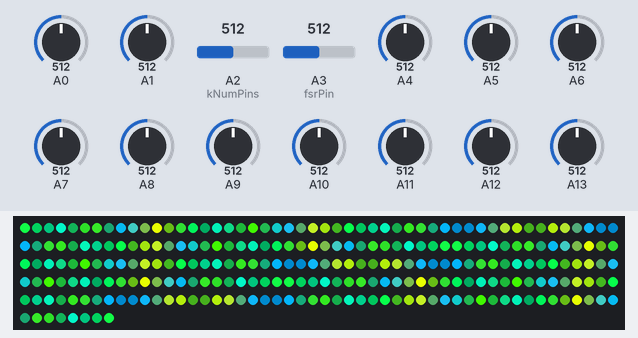
Recording of a sketch running on a simulated Arduino Uno, built for the host (arithmetic inside an expression is 32-bit, double 64-bit). Shown: 258 RGB LEDs in strip order, left to right, continuing on the next row. The inputs (shaded band) are chosen by the test bench; at power-on: A1 = 512, A0 = 512, A3 (fsrPin) = 512, A2 (kNumPins) = 512, A4 = 512, A5 = 512, A6 = 512, A7 = 512, A8 = 512, A9 = 512, A10 = 512, A11 = 512, A12 = 512, A13 = 512. What the sketch prints to the serial monitor is not drawn.

Above: at 0.48 s.
At 1.2 s:
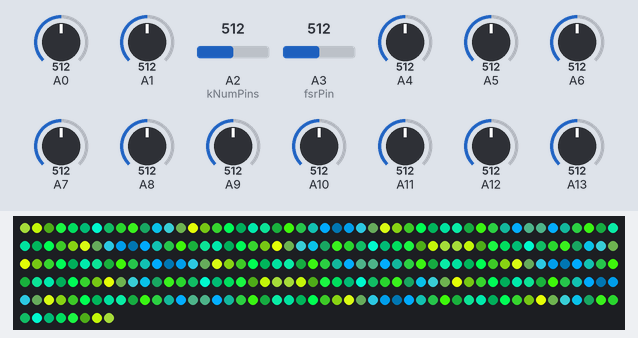
1.3 s: A1 set to 240
At 2.94 s:
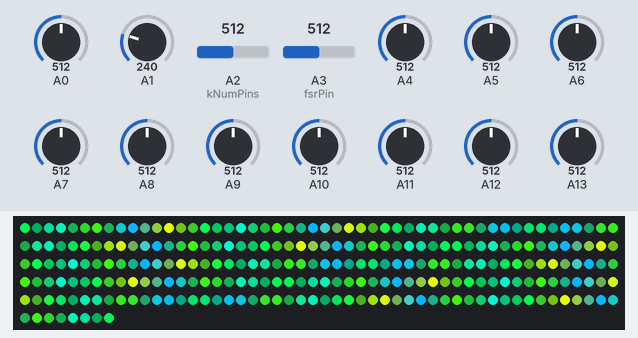
Timing chart, 0 to 4.0 s (numbered marks = the images above; inputs shaded):
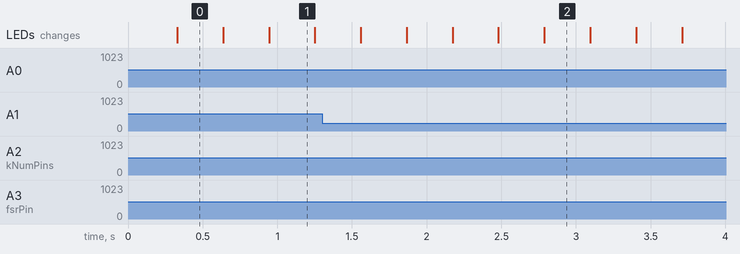

The sketch:

fsr_publisher_lights.ino
```cpp
#include "lights.h"

const long kBaudRate = 115200;
const char kDelimiter = ',';
const int kStartPin = 0;
const int kDelayMs = 12;
const int kNumPins = 16;

int values[kNumPins];

void setup()
{
  for (int i = 0; i < kNumPins; ++i) {
    values[i] = 0;
  }

  Serial.begin(kBaudRate);
  initLightStrip();
}

void loop() {
  for (int i = 0; i < kNumPins; ++i) {
    int fsr_reading = analogRead(kStartPin + i);
    values[i] = smoothFsrValueTriggerTile(i,values[i],fsr_reading); // trigger light changes and retrieve the smoothed FSR value
    Serial.println(String(kStartPin + i) + String(kDelimiter) + String(fsr_reading));
  }

  drawPalettes(); // show the lights
  delay(kDelayMs);
}
```

lights.h
```cpp
#ifndef __LIB_LIGHTS_H_
#define __LIB_LIGHTS_H_

#include <StandardCplusplus.h>
#include <Adafruit_NeoPixel.h>
#include <vector>

// strip configuration
#define LIGHT_PIN 10
#define INPUT_SIZE 200
const int segments = 6;
const int segmentSize = 43;
Adafruit_NeoPixel strip = Adafruit_NeoPixel(segments * segmentSize, LIGHT_PIN, NEO_GRB + NEO_KHZ800);

// palette definitions.  some colors that look nice together
const int numPalettes = 7;
const int paletteSize = 5;
const uint8_t palettes[numPalettes][paletteSize][3] = {
  { // Red Green Blue White Black (test palette)
    { 255, 0, 0 },
    { 0, 255, 0 },
    { 0, 0, 255 },
    { 255, 255, 255 },
    { 0, 0, 0 }
  },
   { //vive
     { 49,51,204 },
     { 53,162,255},
     { 233,233,255 },
     { 255,164,81 },
     { 204,76,13 }
   },
   { //gecko
     { 0,171,255 },
     { 233,255,0 },
     { 0,255,78 },
     { 0,232,193 },
     { 62,232,0 }
   },
   { //richard
     { 255,202,0 },
     { 232,141,4 },
     { 255,95,14 },
     { 232,24,10 },
     { 255,4,184 }
   },
   { //drank
    { 255,9,167 },
    { 161,10,232 },
    { 62,24,255 },
    { 18,91,232 },
    { 11,216,255 }
   },
  { //moorhead
    { 255,255,227 },
    { 162,242,255 },
    { 24,21,204 },
    { 204,0,58 },
    { 255,171,123 }
  },
  { //altj
    { 254,255,17 },
    { 232,142,12 },
    { 255,0,0 },
    { 108,12,232 },
    { 13,170,255 }
  }
};

// palette painting vars
int paletteIdx = 2;
int colorCount = 0;
int targetColorCount = colorCount;
float colorDistance;
int assignedColors[16][2] = {
//  {999,0},
//  {999,1},
//  {999,2},
//  {999,3}
};
float explosionPct = 0.0;
float curve;
float offset = 0.0;
float offsetLights;
float segmentOffset;
int loc1, loc2;
uint8_t r1,g1,b1,r2,g2,b2,r,g,b;
float interpPctGradient;
float brightness;
float explosion = -1.0;
float implosion = -1.0;
float explosionOverlay;
float implosionOverlay;
float explosionRate = 0.15;
float implosionRate = 0.15;
float explosionImplosionPeak = 0.29;
int idxColor;
int idxSegment;

// fsr vars
const float maxFsrPercDelta = 0.1;
int newValueSmoothed;
const int tileOnThreshold = 300;
const int tileOffThreshold = 250;

// fsr vars (for debugging)
const int fsrPin = 3;
int rawFsrValue;
float fsrPerc;
float oldFsrPerc;

// turn all pixels off
void initLightStrip() {
  strip.begin();

  for( int k = 0; k < strip.numPixels(); k++ ) {
    strip.setPixelColor(k,strip.Color(0,0,0));
  }

  strip.show();
}

// set single row in the light column
void setRowColor(int k, uint32_t pixelColor) {
  for( int segment = 0; segment < segments; segment++ ) {
    // strips are connected up and down the column; so every other strip is in reverse
    if ( segment % 2 == 0 ) {
      strip.setPixelColor(segment * segmentSize + k,pixelColor);
    } else {
      strip.setPixelColor(segment * segmentSize + segmentSize - 1 - k,pixelColor);
    }
  }
}

// add a color to the palette, identified by some integer
void addTileColor(int tile) {
  // find tile, if it exists
  int existingColor = -1;
  int maxColor = -1;
  for( int n = 0; n < targetColorCount; n++ ) {
    if( assignedColors[n][0] == tile ) {
      existingColor = n;
    }

    maxColor = std::max(assignedColors[n][1],maxColor); // track max color that's been assigned so far
  }

  // give up if tile already exists
  if( existingColor != -1 ) {
    return;
  }

  // assign this tile a new color (current maxColor + 1)
  assignedColors[targetColorCount][0] = tile;
  assignedColors[targetColorCount][1] = maxColor + 1;
  targetColorCount += 1;
  explosion = 0.0;
}

// remove a color that has been added to the palette
void removeTileColor(int tile) {
  // find tile
  int existingColor = -1;
  for( int n = 0; n < targetColorCount; n++ ) {
    if( assignedColors[n][0] == tile ) {
      existingColor = n;
    }
  }

  // give up if tile isn't assigned
  if( existingColor == -1 ) {
    return;
  }

  // remove from assigned colors

  // de-initialize the color
  assignedColors[existingColor][0] = 0;
  assignedColors[existingColor][1] = 0;
  // for each row after the existing row, move it up one row
  for ( idxColor = existingColor + 1; idxColor < colorCount; idxColor++ ) {
    assignedColors[idxColor-1][0] = assignedColors[idxColor][0];
    assignedColors[idxColor-1][1] = assignedColors[idxColor][1];
  }
  // decrease total color count as we've just removed one
  targetColorCount -= 1;
//  colorCount = targetColorCount;
  implosion = 0.0;

}

// return a smoothed FSR value.
// trigger tile corresponding to tileIdx when smoothed value goes above or below the threshold
int smoothFsrValueTriggerTile(int tileIdx, int oldValue, int newValue) {
  newValueSmoothed = constrain( newValue, oldValue - maxFsrPercDelta * 1024.0, oldValue + maxFsrPercDelta * 1024.0 );

  if( oldValue < tileOnThreshold && newValueSmoothed >= tileOnThreshold ) {
    // turn on
    addTileColor(tileIdx);
  }
  else if( oldValue >= tileOffThreshold && newValueSmoothed < tileOffThreshold ) {
    // turn off
    removeTileColor(tileIdx);
  }

  return newValueSmoothed;
}

// DEBUGGING: read a single FSR's value, smooth the data, and add/remove a single tile accordingly if it's above/below a threshold
void readSmoothFsr() {
  rawFsrValue = analogRead(fsrPin);
  oldFsrPerc = fsrPerc;
  fsrPerc = constrain( rawFsrValue / 1024.0, oldFsrPerc - maxFsrPercDelta, fsrPerc + maxFsrPercDelta );

  if( oldFsrPerc < 0.5 && fsrPerc >= 0.5 ) {
    // turn on
    addTileColor(1);
  }
  else if( oldFsrPerc >= 0.3 && fsrPerc < 0.3 ) {
    // turn off
    removeTileColor(1);
  }
}

// DEBUGGING: accept on/off commands via Serial rather than process FSR data
// A,B,C,... to turn on tile A,B,C,...
// a,b,c,... to turn off tile A,BC,...
void readProcessSerialCommands() {
    if( Serial.available() > 0 ) {
    byte size = Serial.read();

    Serial.println("Read byte");
    Serial.println(size);
    Serial.println("As integer:");
    Serial.println(int(size));

    Serial.println("Current Color count");
    Serial.println(colorCount);
    Serial.println("Current Target Color count");
    Serial.println(targetColorCount);

    if( int(size) >= 97 ) {
      Serial.println("remove tile color for:");
      Serial.println(int(size) - 32);
      removeTileColor(int(size) - 32);
    }
    else {
      Serial.println("adding tile color for:");
      Serial.println(int(size));
      addTileColor(int(size));
    }

    Serial.println("Color count");
    Serial.println(colorCount);
    Serial.println("Target Color count");
    Serial.println(targetColorCount);
  }
}

// set pixels on the strip
void drawPalettes() {
  colorDistance = segmentSize / float(colorCount);
  offsetLights = offset * segmentSize;

  // if we're transitioning, progress the "explosion" (i.e. a fade to white before settling into the new state)
  if( explosion >= 0.0 && explosion < 1.0 ) {
//    explosionOverlay = -0.5 * cos(2 * PI * (1-explosion)*(1-explosion)) + 0.5; // use a skewed cosine for the shape of the transition
    explosionOverlay = std::min(explosion,explosionImplosionPeak) / explosionImplosionPeak - std::max(explosion - explosionImplosionPeak,float(0.0)) / ( 1 - explosionImplosionPeak );

    // when the explosion is at its peak, add the new color
    if( explosion > 0.29 && targetColorCount > colorCount ){
      colorCount = targetColorCount;
      colorDistance = segmentSize / float(colorCount);
    }

    explosion += explosionRate; // progress the explosion
    implosionOverlay = 0.0;
  }
  else if( implosion >= 0.0 && implosion < 1.0 ) {
//    implosionOverlay = -0.5 * cos(2 * PI * (1-implosion)*(1-implosion)) + 0.5; // use a skewed cosine for the shape of the transition
    implosionOverlay = std::min(implosion,explosionImplosionPeak) / explosionImplosionPeak - std::max(implosion - explosionImplosionPeak,float(0.0)) / ( 1 - explosionImplosionPeak );

    if( implosion > 0.29 && targetColorCount < colorCount ) {
      colorCount = targetColorCount;
      colorDistance = segmentSize / float(colorCount);
    }

    implosion += implosionRate;
    explosionOverlay = 0.0;
  }
  else {
    explosionOverlay = 0.0;
    implosionOverlay = 0.0;
  }

  // set each row
  for( idxSegment = 0; idxSegment < segmentSize; idxSegment++ ) {

    // for this row, find the two palette colors it lies between
    segmentOffset = fmod(idxSegment + offsetLights,segmentSize);
    loc1 = floor(segmentOffset / colorDistance);
    loc2 = fmod( floor(segmentOffset / colorDistance) + 1, colorCount );

    r1 = palettes[paletteIdx][assignedColors[loc1][1] % paletteSize][0];
    g1 = palettes[paletteIdx][assignedColors[loc1][1] % paletteSize][1];
    b1 = palettes[paletteIdx][assignedColors[loc1][1] % paletteSize][2];

    r2 = palettes[paletteIdx][assignedColors[loc2][1] % paletteSize][0];
    g2 = palettes[paletteIdx][assignedColors[loc2][1] % paletteSize][1];
    b2 = palettes[paletteIdx][assignedColors[loc2][1] % paletteSize][2];

    // interpolate between the two palette colors
    interpPctGradient = ( segmentOffset - loc1 * colorDistance ) / colorDistance;
    brightness = 0.4 * cos(2 * PI * interpPctGradient ) + 0.6;

    r = ((r2 - r1)*interpPctGradient + r1)*brightness;
    g = ((g2 - g1)*interpPctGradient + g1)*brightness;
    b = ((b2 - b1)*interpPctGradient + b1)*brightness;

    // add the explosion (i.e. interpolate between target color and white, based on the explosionOverlay, which is between 0 and 1.0)
    r = ( 255.0 - r )*explosionOverlay + r;
    g = ( 255.0 - g )*explosionOverlay + g;
    b = ( 255.0 - b )*explosionOverlay + b;

    // add the implosion (i.e. interpolate with black)
    r = ( 0.0 - r )*implosionOverlay + r;
    g = ( 0.0 - g )*implosionOverlay + g;
    b = ( 0.0 - b )*implosionOverlay + b;

    // set the color
    setRowColor(idxSegment,strip.Color(r,g,b));
//    setRowColor(idxSegment,strip.Color(255,255,255));
  }

  strip.show();

  offset += 0.01; // move the light pulse along the strip
}

#endif // __LIB_LIGHTS_H_
```
